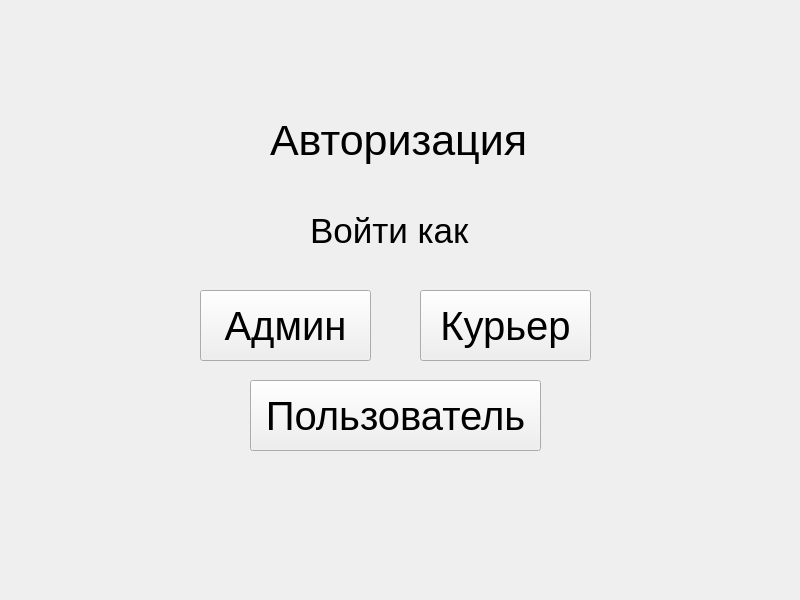
<?xml version="1.0" encoding="UTF-8"?>
<ui version="4.0">
 <class>MainWindow</class>
 <widget class="QMainWindow" name="MainWindow">
  <property name="geometry">
   <rect>
    <x>0</x>
    <y>0</y>
    <width>800</width>
    <height>600</height>
   </rect>
  </property>
  <property name="windowTitle">
   <string>MainWindow</string>
  </property>
  <widget class="QWidget" name="centralwidget">
   <widget class="QLabel" name="label">
    <property name="geometry">
     <rect>
      <x>270</x>
      <y>110</y>
      <width>261</width>
      <height>61</height>
     </rect>
    </property>
    <property name="font">
     <font>
      <pointsize>32</pointsize>
     </font>
    </property>
    <property name="text">
     <string>Авторизация</string>
    </property>
   </widget>
   <widget class="QLabel" name="label_2">
    <property name="geometry">
     <rect>
      <x>310</x>
      <y>200</y>
      <width>171</width>
      <height>61</height>
     </rect>
    </property>
    <property name="font">
     <font>
      <pointsize>26</pointsize>
     </font>
    </property>
    <property name="text">
     <string>Войти как</string>
    </property>
   </widget>
   <widget class="QPushButton" name="btn_admin">
    <property name="geometry">
     <rect>
      <x>200</x>
      <y>290</y>
      <width>171</width>
      <height>71</height>
     </rect>
    </property>
    <property name="font">
     <font>
      <pointsize>30</pointsize>
     </font>
    </property>
    <property name="text">
     <string>Админ</string>
    </property>
   </widget>
   <widget class="QPushButton" name="btn_kurer">
    <property name="geometry">
     <rect>
      <x>420</x>
      <y>290</y>
      <width>171</width>
      <height>71</height>
     </rect>
    </property>
    <property name="font">
     <font>
      <pointsize>30</pointsize>
     </font>
    </property>
    <property name="text">
     <string>Курьер</string>
    </property>
   </widget>
   <widget class="QPushButton" name="btn_user">
    <property name="geometry">
     <rect>
      <x>250</x>
      <y>380</y>
      <width>291</width>
      <height>71</height>
     </rect>
    </property>
    <property name="font">
     <font>
      <pointsize>30</pointsize>
     </font>
    </property>
    <property name="text">
     <string>Пользователь</string>
    </property>
   </widget>
  </widget>
 </widget>
 <resources/>
 <connections/>
</ui>
